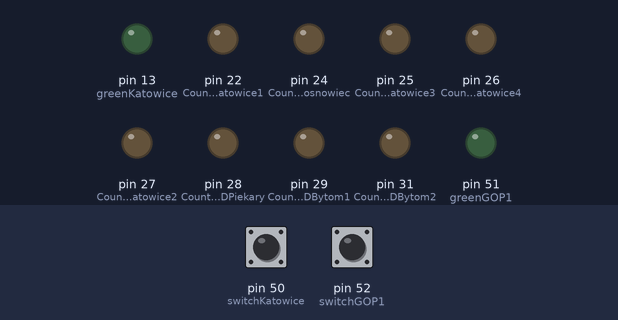
The sketch below on a simulated Arduino Mega 2560, built with avr-gcc and run on an emulated ATmega2560. On the bench: output pins drawn as LEDs (lit = HIGH). Dashed ring = blinking. Inputs (shaded band) come from the test bench; at power-on: pin 50 (switchKatowice) HIGH, pin 52 (switchGOP1) HIGH. Pins used as bus, display or sensor lines are not drawn; what the sketch prints to the serial monitor is not drawn.

Above: at 1.2 s.
1.3 s: pin 50 (switchKatowice) pulled LOW for 0.15 s
At 1.9 s:
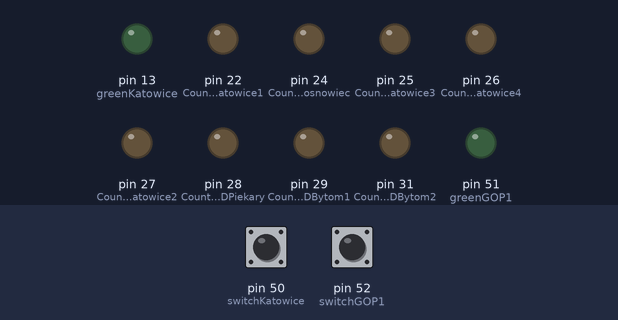
2.9 s: pin 52 (switchGOP1) pulled LOW for 3.2 s
At 3.5 s:
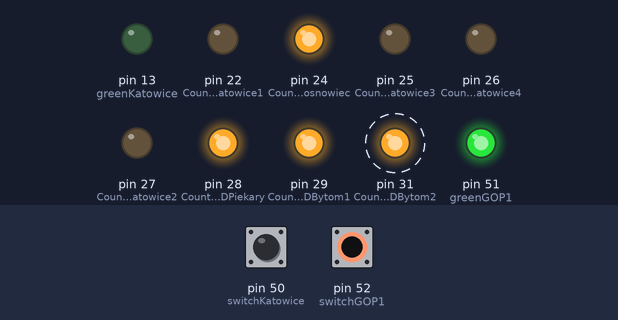
7.6 s: pin 50 (switchKatowice) pulled LOW for 3.2 s
At 12.0 s:
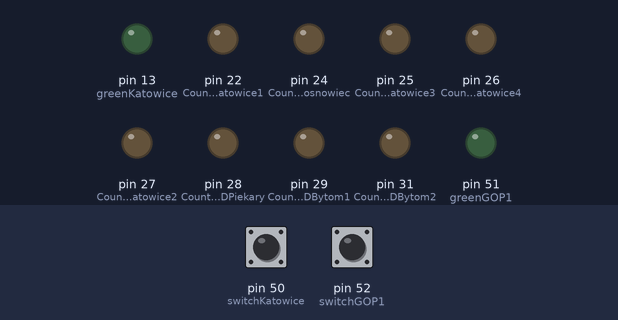
12.3 s: pin 50 (switchKatowice) driven LOW and pin 52 (switchGOP1) driven LOW
At 12.8 s:
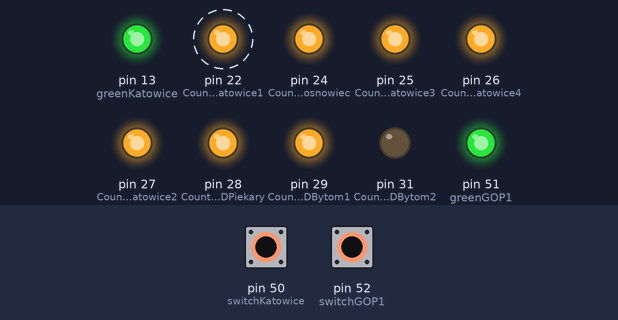
15.3 s: pin 50 (switchKatowice) driven HIGH
At 15.9 s:
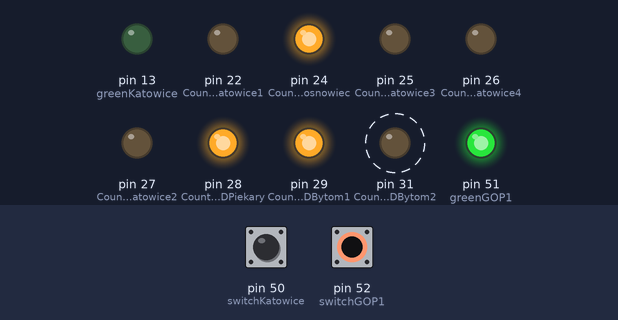
18.3 s: pin 52 (switchGOP1) driven HIGH
At 18.9 s:
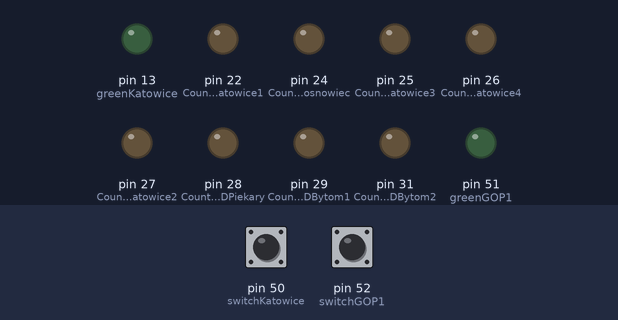
Timing chart, 0 to 20.8 s (numbered marks = the images above; inputs shaded):
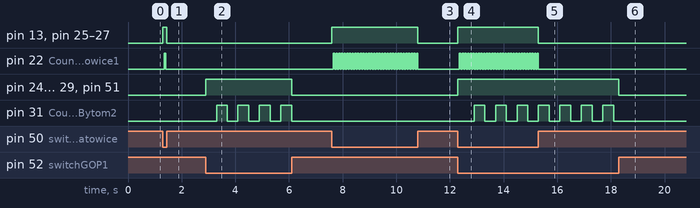

The sketch:

katowice-gop1.ino
```cpp
#include <Wire.h>

//COUNTER LEDS, COAL MINES
#define CounterLEDKatowice1 22
//#define coalMine1

#define CounterLEDKatowice2 27
#define coalMine8 5

#define CounterLEDKatowice3 25
#define coalMine7 6

#define CounterLEDKatowice4 26
#define coalMine4 3

#define CounterLEDSosnowiec 24
#define coalMine6 7

#define CounterLEDPiekary 28
#define coalMine5 2

#define CounterLEDBytom1 29
#define coalMine2 4

#define CounterLEDBytom2 31
//#define coalMine3

//SWITCHES
#define switchKatowice 50
#define switchGOP1 52

//GREN DIODES
#define greenKatowice 13
#define greenGOP1 51

//int stateCoalMine1 = LOW;
int stateCoalMine2 = LOW;
//int stateCoalMine3 = LOW;
int stateCoalMine4 = LOW;
int stateCoalMine5 = LOW;
int stateCoalMine6 = LOW;
int stateCoalMine7 = LOW;
int stateCoalMine8 = LOW;

int stateCounterLEDKatowice1 = LOW;
unsigned long blinkCounterLEDKatowice1 = 50;
unsigned long worktimeCounterLEDKatowice1 = 0;

int stateCounterLEDBytom2 = LOW;
unsigned long blinkCounterLEDBytom2 = 500;
unsigned long worktimeCounterLEDBytom2 = 0;

//unsigned long workCoalMine1 = 300;
unsigned long workCoalMine2 = 120;
//unsigned long workCoalMine3 = 300;
unsigned long workCoalMine4 = 200;
unsigned long workCoalMine5 = 300;
unsigned long workCoalMine6 = 900;
unsigned long workCoalMine7 = 300;
unsigned long workCoalMine8 = 85;

unsigned long currentMillis = 0;

//unsigned long worktime1 = 0;
unsigned long worktime2 = 0;
//unsigned long worktime3 = 0;
unsigned long worktime4 = 0;
unsigned long worktime5 = 0;
unsigned long worktime6 = 0;
unsigned long worktime7 = 0;
unsigned long worktime8 = 0;

void setup()
{

  Serial.begin(9600);

  Serial.write("Hush! Do you hear it? Something work undeground in Silesia.");

  //pinMode(coalMine1, OUTPUT);
  pinMode(coalMine2, OUTPUT);
  //pinMode(coalMine3, OUTPUT);
  pinMode(coalMine4, OUTPUT);
  pinMode(coalMine5, OUTPUT);
  pinMode(coalMine6, OUTPUT);
  pinMode(coalMine7, OUTPUT);
  pinMode(coalMine8, OUTPUT);
  pinMode(CounterLEDKatowice1, OUTPUT);
  pinMode(CounterLEDKatowice2, OUTPUT);
  pinMode(CounterLEDKatowice3, OUTPUT);
  pinMode(CounterLEDKatowice4, OUTPUT);
  pinMode(CounterLEDSosnowiec, OUTPUT);
  pinMode(CounterLEDPiekary, OUTPUT);
  pinMode(CounterLEDBytom1, OUTPUT);
  pinMode(CounterLEDBytom2, OUTPUT);
  pinMode(switchGOP1, INPUT_PULLUP);
  pinMode(switchKatowice, INPUT_PULLUP);
  pinMode(greenKatowice, OUTPUT);
  pinMode(greenGOP1, OUTPUT);
}

void loop()
{

  currentMillis = millis();
  worktime();
  blinks();

  if (digitalRead(switchKatowice) == LOW)
  {
    blinkCounterLEDKatowice1 = 50;
    digitalWrite(greenKatowice, HIGH);
    digitalWrite(CounterLEDKatowice2, HIGH);
    digitalWrite(CounterLEDKatowice3, HIGH);
    digitalWrite(CounterLEDKatowice4, HIGH);
  }
  else
  {
    //digitalWrite(coalMine1, LOW);
    digitalWrite(coalMine4, LOW);
    digitalWrite(coalMine8, LOW);
    digitalWrite(coalMine7, LOW);
    digitalWrite(greenKatowice, LOW);
    digitalWrite(CounterLEDKatowice1, LOW);
    digitalWrite(CounterLEDKatowice2, LOW);
    digitalWrite(CounterLEDKatowice3, LOW);
    digitalWrite(CounterLEDKatowice4, LOW);
  }

  if (digitalRead(switchGOP1) == LOW)
  {
    blinkCounterLEDBytom2 = 400;
    digitalWrite(greenGOP1, HIGH);
    digitalWrite(CounterLEDSosnowiec, HIGH);
    digitalWrite(CounterLEDPiekary, HIGH);
    digitalWrite(CounterLEDBytom1, HIGH);
  }
  else
  {
    digitalWrite(coalMine2, LOW);
    //digitalWrite(coalMine3, LOW);
    digitalWrite(coalMine5, LOW);
    digitalWrite(coalMine6, LOW);
    digitalWrite(greenGOP1, LOW);
    digitalWrite(CounterLEDSosnowiec, LOW);
    digitalWrite(CounterLEDPiekary, LOW);
    digitalWrite(CounterLEDBytom1, LOW);
    digitalWrite(CounterLEDBytom2, LOW);
  }
}

void worktime()
{
//  if (currentMillis - worktime1 >= workCoalMine1)
//  {
//    worktime1 = currentMillis;
//    stateCoalMine1 = !stateCoalMine1;
//    digitalWrite(coalMine1, stateCoalMine1);
//  }
  if (currentMillis - worktime2 >= workCoalMine2)
  {
    worktime2 = currentMillis;
    stateCoalMine2 = !stateCoalMine2;
    digitalWrite(coalMine2, stateCoalMine2);
  }
//  if (currentMillis - worktime3 >= workCoalMine3)
//  {
//    worktime3 = currentMillis;
//    stateCoalMine3 = !stateCoalMine3;
//    digitalWrite(coalMine3, stateCoalMine3);
//  }
  if (currentMillis - worktime4 >= workCoalMine4)
  {
    worktime4 = currentMillis;
    stateCoalMine4 = !stateCoalMine4;
    digitalWrite(coalMine4, stateCoalMine4);
  }
//
  if (currentMillis - worktime5 >= workCoalMine5)
  {
  worktime5 = currentMillis;
  stateCoalMine5 = !stateCoalMine5;
  digitalWrite(coalMine5, stateCoalMine5);
  }
  if (currentMillis - worktime6 >= workCoalMine6)
  {
    worktime6 = currentMillis;
    stateCoalMine6 = !stateCoalMine6;
   digitalWrite(coalMine6, stateCoalMine6);
  }
  if (currentMillis - worktime7 >= workCoalMine7)
 {
    worktime7 = currentMillis;
    stateCoalMine7 = !stateCoalMine7;
    digitalWrite(coalMine7, stateCoalMine7);
  }
  if (currentMillis - worktime8 >= workCoalMine8)
  {
    worktime8 = currentMillis;
    stateCoalMine8 = !stateCoalMine8;
    digitalWrite(coalMine8, stateCoalMine8);
  }
}

void blinks()
{
  if (currentMillis - worktimeCounterLEDKatowice1 >= blinkCounterLEDKatowice1)
  {
    worktimeCounterLEDKatowice1 = currentMillis;
    stateCounterLEDKatowice1 = !stateCounterLEDKatowice1;
    digitalWrite(CounterLEDKatowice1, stateCounterLEDKatowice1);
  }

  if (currentMillis - worktimeCounterLEDBytom2 >= blinkCounterLEDBytom2)
  {
    worktimeCounterLEDBytom2 = currentMillis;
    stateCounterLEDBytom2 = !stateCounterLEDBytom2;
    digitalWrite(CounterLEDBytom2, stateCounterLEDBytom2);
  }
}
```

Measured:
- after the input at 1.3 s, pin 13 (greenKatowice), pin 25 (CounterLEDKatowice3), pin 26 (CounterLEDKatowice4), pin 27 (CounterLEDKatowice2): LOW → HIGH at once, → LOW 0.15 s later; pin 22 (CounterLEDKatowice1): LOW → HIGH after 0.05 s, → LOW 0.05 s later
- after the input at 2.9 s, pin 24 (CounterLEDSosnowiec), pin 28 (CounterLEDPiekary), pin 29 (CounterLEDBytom1), pin 51 (greenGOP1): LOW → HIGH at once, → LOW 3.2 s later; pin 31 (CounterLEDBytom2): alternates HIGH for 0.40 s and LOW for 0.40 s, 8 changes in all, then stays LOW, starting after 0.40 s
- after the input at 7.6 s, pin 13 (greenKatowice), pin 25 (CounterLEDKatowice3), pin 26 (CounterLEDKatowice4), pin 27 (CounterLEDKatowice2): LOW → HIGH at once, → LOW 3.2 s later; pin 22 (CounterLEDKatowice1): alternates HIGH for 0.05 s and LOW for 0.05 s, 64 changes in all, then stays LOW, starting after 0.05 s
- after the input at 12.3 s, pin 13 (greenKatowice): LOW → HIGH at once; pin 22 (CounterLEDKatowice1): alternates HIGH for 0.05 s and LOW for 0.05 s, starting after 0.06 s
- after the input at 15.3 s, pin 13 (greenKatowice), pin 25 (CounterLEDKatowice3), pin 26 (CounterLEDKatowice4), pin 27 (CounterLEDKatowice2): HIGH → LOW at once; pin 22 (CounterLEDKatowice1): goes on until 15.3 s, then stays LOW
- after the input at 18.3 s, pin 24 (CounterLEDSosnowiec), pin 28 (CounterLEDPiekary), pin 29 (CounterLEDBytom1), pin 51 (greenGOP1): HIGH → LOW at once; pin 31 (CounterLEDBytom2): stops changing and stays LOW
